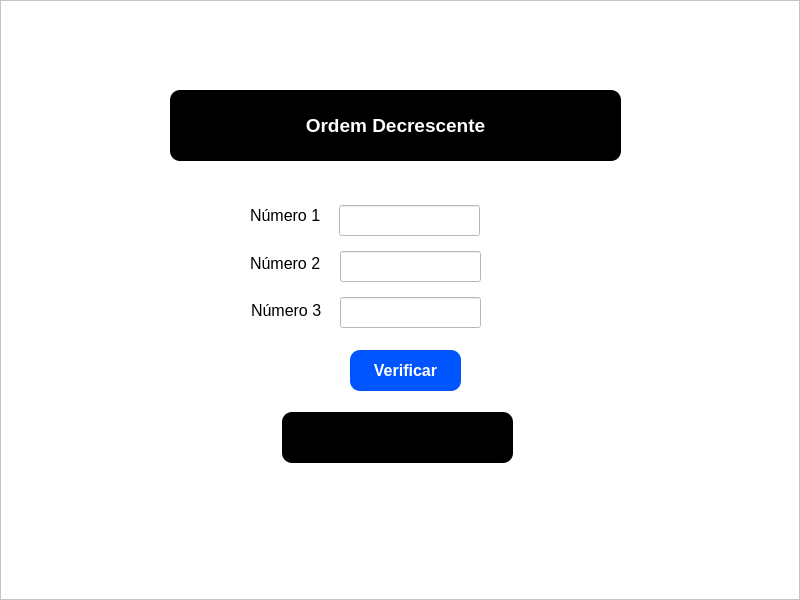
<?xml version="1.0" encoding="UTF-8"?>
<ui version="4.0">
 <class>MainWindow</class>
 <widget class="QMainWindow" name="MainWindow">
  <property name="geometry">
   <rect>
    <x>0</x>
    <y>0</y>
    <width>800</width>
    <height>600</height>
   </rect>
  </property>
  <property name="windowTitle">
   <string>MainWindow</string>
  </property>
  <widget class="QWidget" name="centralwidget">
   <layout class="QHBoxLayout" name="horizontalLayout">
    <property name="spacing">
     <number>0</number>
    </property>
    <property name="leftMargin">
     <number>0</number>
    </property>
    <property name="topMargin">
     <number>0</number>
    </property>
    <property name="rightMargin">
     <number>0</number>
    </property>
    <property name="bottomMargin">
     <number>0</number>
    </property>
    <item>
     <widget class="QFrame" name="frame">
      <property name="styleSheet">
       <string notr="true">background-color: #FFF;</string>
      </property>
      <property name="frameShape">
       <enum>QFrame::StyledPanel</enum>
      </property>
      <property name="frameShadow">
       <enum>QFrame::Raised</enum>
      </property>
      <widget class="QLabel" name="label">
       <property name="geometry">
        <rect>
         <x>170</x>
         <y>90</y>
         <width>451</width>
         <height>71</height>
        </rect>
       </property>
       <property name="font">
        <font>
         <family>Arial</family>
         <pointsize>14</pointsize>
         <weight>75</weight>
         <bold>true</bold>
        </font>
       </property>
       <property name="styleSheet">
        <string notr="true">background-color: #000;
color: #FFF;
border-radius: 10px;</string>
       </property>
       <property name="text">
        <string>Ordem Decrescente</string>
       </property>
       <property name="alignment">
        <set>Qt::AlignCenter</set>
       </property>
      </widget>
      <widget class="QLabel" name="label_2">
       <property name="geometry">
        <rect>
         <x>250</x>
         <y>200</y>
         <width>81</width>
         <height>31</height>
        </rect>
       </property>
       <property name="font">
        <font>
         <pointsize>12</pointsize>
        </font>
       </property>
       <property name="text">
        <string>Número 1</string>
       </property>
      </widget>
      <widget class="QLineEdit" name="lineEdit_n1">
       <property name="geometry">
        <rect>
         <x>339</x>
         <y>205</y>
         <width>141</width>
         <height>31</height>
        </rect>
       </property>
      </widget>
      <widget class="QPushButton" name="pb_verificar">
       <property name="geometry">
        <rect>
         <x>350</x>
         <y>350</y>
         <width>111</width>
         <height>41</height>
        </rect>
       </property>
       <property name="font">
        <font>
         <pointsize>12</pointsize>
         <weight>75</weight>
         <bold>true</bold>
        </font>
       </property>
       <property name="styleSheet">
        <string notr="true">background-color: #0055ff;
color: #FFF;
border-radius: 10px;</string>
       </property>
       <property name="text">
        <string>Verificar</string>
       </property>
      </widget>
      <widget class="QLabel" name="label_3">
       <property name="geometry">
        <rect>
         <x>250</x>
         <y>248</y>
         <width>81</width>
         <height>31</height>
        </rect>
       </property>
       <property name="font">
        <font>
         <pointsize>12</pointsize>
        </font>
       </property>
       <property name="text">
        <string>Número 2</string>
       </property>
      </widget>
      <widget class="QLineEdit" name="lineEdit_n2">
       <property name="geometry">
        <rect>
         <x>340</x>
         <y>251</y>
         <width>141</width>
         <height>31</height>
        </rect>
       </property>
      </widget>
      <widget class="QLineEdit" name="lineEdit_n3">
       <property name="geometry">
        <rect>
         <x>340</x>
         <y>297</y>
         <width>141</width>
         <height>31</height>
        </rect>
       </property>
      </widget>
      <widget class="QLabel" name="label_4">
       <property name="geometry">
        <rect>
         <x>251</x>
         <y>295</y>
         <width>81</width>
         <height>31</height>
        </rect>
       </property>
       <property name="font">
        <font>
         <pointsize>12</pointsize>
        </font>
       </property>
       <property name="text">
        <string>Número 3</string>
       </property>
      </widget>
      <widget class="QLabel" name="label_verificar">
       <property name="geometry">
        <rect>
         <x>282</x>
         <y>412</y>
         <width>231</width>
         <height>51</height>
        </rect>
       </property>
       <property name="font">
        <font>
         <family>Arial</family>
         <pointsize>12</pointsize>
         <weight>75</weight>
         <bold>true</bold>
        </font>
       </property>
       <property name="styleSheet">
        <string notr="true">background-color: #000;
color: #FFF;
border-radius: 10px;</string>
       </property>
       <property name="text">
        <string/>
       </property>
       <property name="alignment">
        <set>Qt::AlignCenter</set>
       </property>
      </widget>
     </widget>
    </item>
   </layout>
  </widget>
 </widget>
 <resources/>
 <connections/>
</ui>
